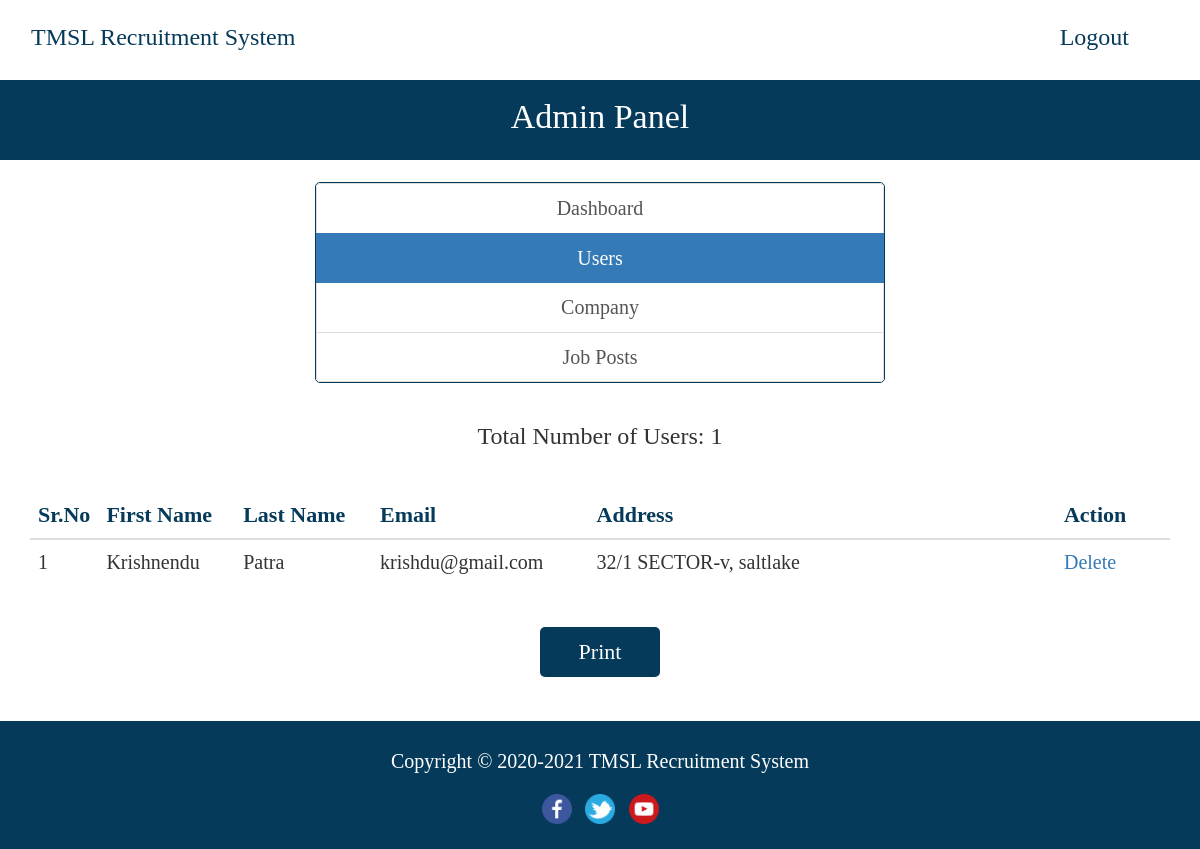
Page /admin/user.php (signed in) on the committed database.
### tables this page shows
CREATE TABLE `users` (
  `id_user` int(11) NOT NULL,
  `firstname` varchar(255) NOT NULL,
  `lastname` varchar(255) NOT NULL,
  `email` varchar(255) NOT NULL,
  `password` varchar(255) NOT NULL,
  `address` text,
  `city` varchar(255) DEFAULT NULL,
  `state` varchar(255) DEFAULT NULL,
  `contactno` varchar(255) DEFAULT NULL,
  `qualification` varchar(255) DEFAULT NULL,
  `stream` varchar(255) DEFAULT NULL,
  `passingyear` varchar(255) DEFAULT NULL,
  `dob` varchar(255) DEFAULT NULL,
  `age` varchar(255) DEFAULT NULL,
  `designation` varchar(255) DEFAULT NULL,
  `resume` varchar(255) DEFAULT NULL
);

### admin/user.php (the view, shortened to what this page needs)
<?php
require_once("../db.php");
?>
<!DOCTYPE html>
<html lang="en">
  <head>
    <link rel="stylesheet" href="https://maxcdn.bootstrapcdn.com/bootstrap/3.3.7/css/bootstrap.min.css">
  </head>
  <body>
    <font face="calibri">
    <section>
  <div class="container">
  <div class="row">
  <header>
    <nav class="navbar navbar-default" style="margin-bottom: 0; height: 80px; background-color: white; border-color: transparent;">
      <div class="container-fluid">
        <div class="navbar-header">
          <a class="navbar-brand" style="font-size: 24px; color: #053a5a; line-height: 42px;" href="index.php">TMSL Recruitment System</a>
        </div>
        <div class="collapse navbar-collapse" id="bs-example-navbar-collapse-1">
          <ul class="nav navbar-nav navbar-right">
            <li style="padding-right: 25px;"><a href="../logout.php" style="font-size: 24px; color: #053a5a; line-height: 42px;">Logout</a></li>
          </ul>
        </div>
      </div>
    </nav>
  </header>
  </div>
  </div>
  </section>
      <div style="background-color: #053a5a; height: 80px;">
    <p style="font-size: 34px; color: white; text-align: center; line-height: 73px;">Admin Panel</p>
  </div>
  <br>
    <div class="container">
      <div class="row">
        <div class="col-md-12" align="center">
          <div class="list-group" align="center" style="width: 50%; border: 1px solid #053a5a; border-radius: 5px;">
            <a href="dashboard.php" class="list-group-item" style="font-size: 20px;">Dashboard</a>
            <a href="user.php" class="list-group-item active" style="font-size: 20px;">Users</a>
            <a href="company.php" class="list-group-item" style="font-size: 20px;">Company</a>
            <a href="job-posts.php" class="list-group-item" style="font-size: 20px;">Job Posts</a>
          </div>
        </div>
        <br>
        <div class="col-md-12" align="center" style="font-size: 22px;" id="print">
        <?php
          $sql = "SELECT * FROM users";
          $result = $conn->query($sql);
          if($result->num_rows > 0) {
            echo '<h3>Total Number of Users: ' . $result->num_rows . '</h3>';
          }
        ?>
        <br>
          <table class="table">
            <thead>
              <th style="font-size: 22px; color: #053a5a; width: 6%">Sr.No</th>
              <th style="font-size: 22px; color: #053a5a; width: 12%">First Name</th>
              <th style="font-size: 22px; color: #053a5a; width: 12%">Last Name</th>
              <th style="font-size: 22px; color: #053a5a; width: 19%">Email</th>
              <th style="font-size: 22px; color: #053a5a; width: 41%">Address</th>
              <th style="font-size: 22px; color: #053a5a; width: 10%">Action</th>
            </thead>
            <tbody>
              <?php
                $sql = "SELECT * FROM users";
                $result = $conn->query($sql);
                if($result->num_rows > 0) {
                  $i = 0;
                  while($row = $result->fetch_assoc()) {
                    ?>
                      <tr>
                        <td style="font-size: 20px;"><?php echo ++$i; ?></td>
                        <td style="font-size: 20px;"><?php echo $row['firstname']; ?></td>
                        <td style="font-size: 20px;"><?php echo $row['lastname']; ?></td>
                        <td style="font-size: 20px;"><?php echo $row['email']; ?></td>
                        <td style="font-size: 20px;"><?php echo $row['address']; ?></td>
                        <td style="font-size: 20px;"><a href="delete-user.php?id=<?php echo $row['id_user']; ?>">Delete</a></td>
                      </tr>
                    <?php
                  }
                }
              ?>
            </tbody>
          </table>
        </div>
      </div>
    </div>
  </div></div><br>
  <div align="center">
  <button onclick="printDiv('print')" style="background-color: #053a5a; width: 120px; height: 50px; padding-left: 10px; padding-right: 10px; font-size: 22px; color:white; border-color: transparent; border-radius: 5px;">Print</button>
</div>
  <br><br>
      <footer id="footer" style="background-color: #053a5a; height: 80px;">
    <p style="color:white; font-size: 20px; line-height: 80px; text-align: center;">
    Copyright &copy; 2020-2021 <a href="index.php" style="color:white;">TMSL Recruitment System </a>
    </p>
    <div align="center" style="background-color: #053a5a; margin-top: -1.4%; height: 55px;">
    <a href="https://www.facebook.com/tigkolkata" target="_blank"><img src="../img/facebook.png" style="width: 30px; height: 30px; margin-left: 5px; margin-right: 5px;" /></a>
    <a href="https://twitter.com/tiukolkata" target="_blank"><img src="../img/twitter.png" style="width: 30px; height: 30px; margin-left: 5px; margin-right: 5px;" /></a>
    <a href="https://www.youtube.com/user/technoindiagroup" target="_blank"><img src="../img/youtube.png" style="width: 30px; height: 30px; margin-left: 5px; margin-right: 5px;" /></a>
    </div>
  </footer>
  </body>
</html>

### rows in the picture
users: firstname "Krishnendu", lastname "Patra", email "krishdu@gmail.com", address "32/1 SECTOR-v, saltlake"

### other values in the picture
$result->num_rows "1"
